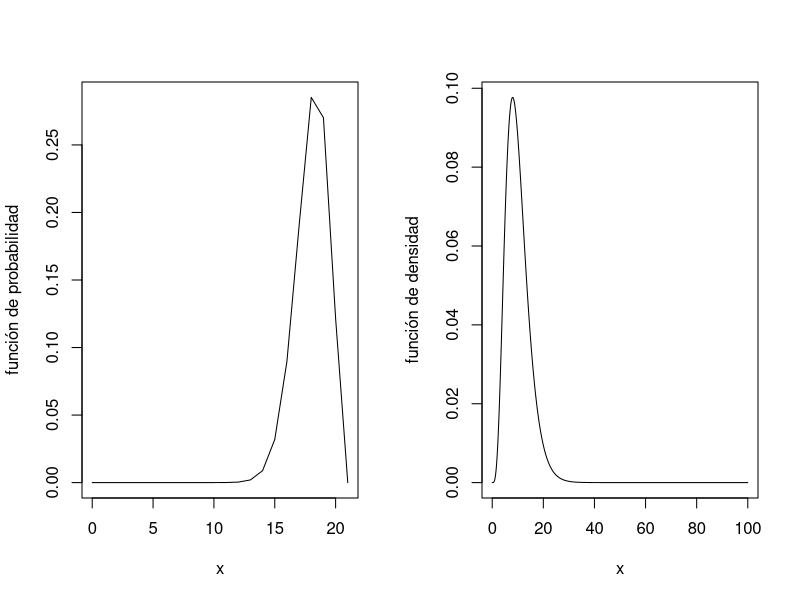
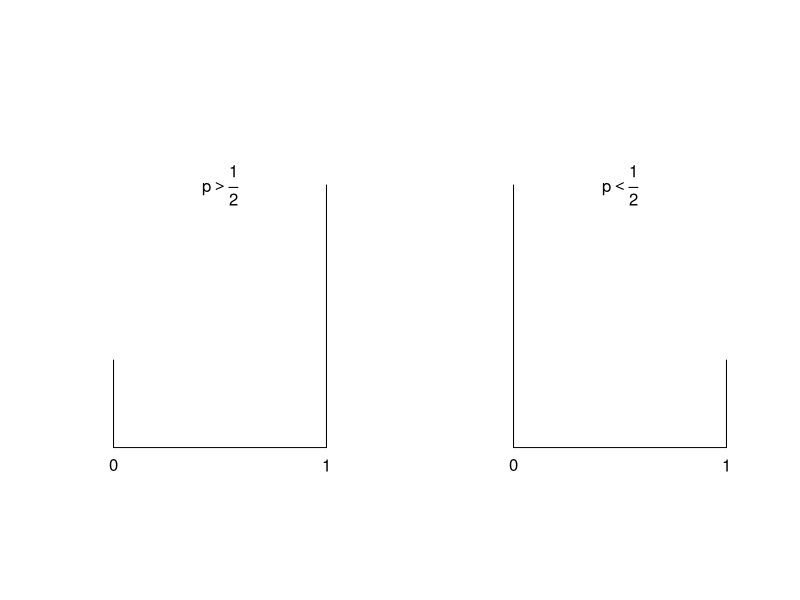
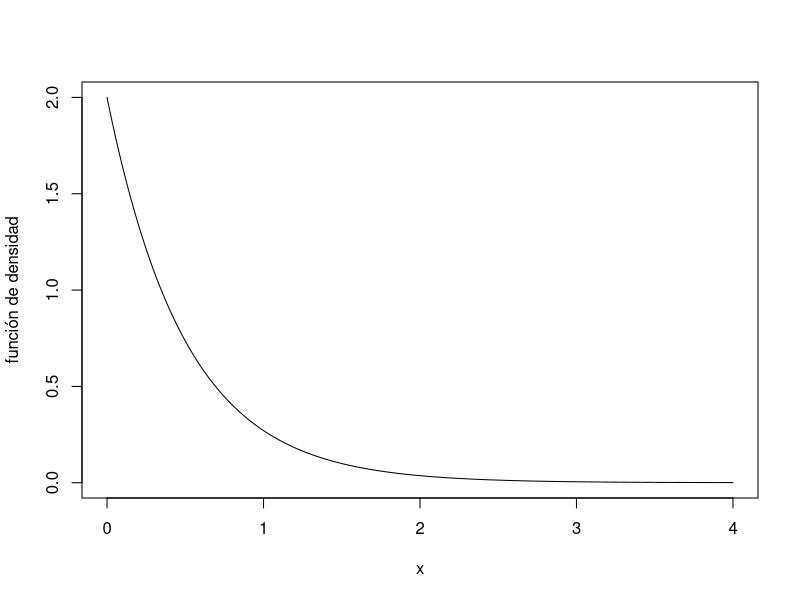
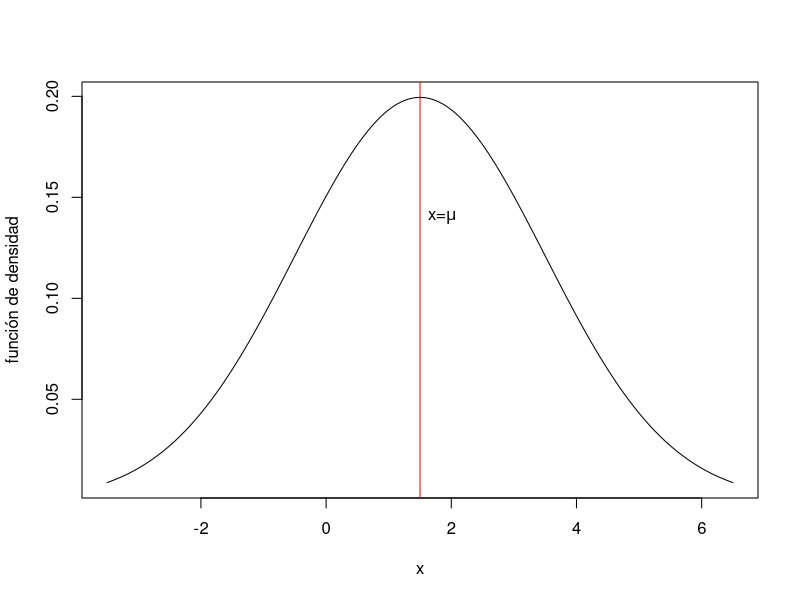

These charts were generated, in order, by the following R code:
## ---- chunk 1
knitr::opts_chunk$set(echo = TRUE)
## ---- chunk 2
par(mfrow=c(1,2))
x=seq(from=0,to=21, by=1)
plot(x,dbinom(x,20,0.9),type="l",ylab="función de probabilidad")
x=seq(from=0,to=100, by=0.1)
plot(x,dchisq(x,10),type="l",ylab="función de densidad")
## ---- chunk 3
par(mfrow=c(1,2))
plot(c(-0.1,1.1,-0,1.1),c(-0.1,-0.1,1,1),type="n",xlab="",ylab="",xaxt="n",yaxt="n",axes=FALSE)
lines(c(0,1),c(0,0))
text(0,-0.05,0)
p=0.75
lines(c(0,0),c(0,1-p))
text(1,-0.05,1)
lines(c(1,1),c(0,p))
text(0.5,0.75,expression(p>frac(1,2)))
plot(c(-0.1,1.1,-0,1.1),c(-0.1,-0.1,1,1),type="n",xlab="",ylab="",xaxt="n",yaxt="n",axes=FALSE)
lines(c(0,1),c(0,0))
text(0,-0.05,0)
p=0.25
lines(c(0,0),c(0,1-p))
text(1,-0.05,1)
lines(c(1,1),c(0,p))
text(0.5,0.75,expression(p<frac(1,2)))
## ---- chunk 4
par(mfrow=c(1,1))
x=seq(from=0,to=4,by=0.01)
plot(x,dexp(x,rate=2),type="l",ylab="función de densidad")
## ---- chunk 5
mu=1.5
sigma=2
x=seq(from=mu-5,to=mu+5,by=0.01)
plot(x,dnorm(x,mu,sigma),type="l",ylab="función de densidad")
text(mu+0.35,0.14,expression(paste("x=",mu)))
abline(v=mu,col="red")
